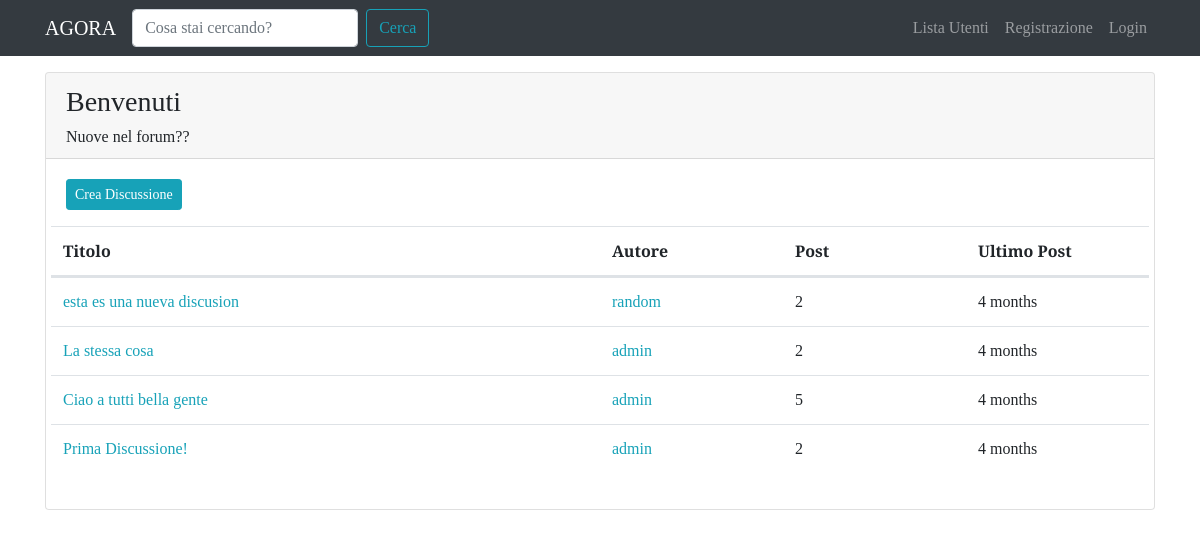
The app's page /forum/sezione/1/ with its own data.
### forum/models.py (models this page shows, shortened)
class Sezione(models.Model):
	nome_sezione = models.CharField(max_length=80)
	descrizione = models.CharField(max_length=150, blank=True, null=True)
	logo_sezione = models.ImageField(blank=True, null=True)
	class Meta:
		verbose_name = 'Sezione'
		verbose_name_plural = 'Sezioni'

class Discussione(models.Model):
	titolo = models.CharField(max_length=120)
	data_creazione = models.DateTimeField(auto_now_add=True)
	autore_discuzione = models.ForeignKey(User, on_delete=models.CASCADE, related_name='discussioni')
	sezione_apparteneza = models.ForeignKey(Sezione, on_delete=models.CASCADE)
	def get_absolute_url(self):
		return reverse('visualizza_discussione', kwargs={'pk': self.pk})
	class Meta:
		verbose_name = 'Discussione'
		verbose_name_plural = 'Discussioni'

class Post(models.Model):
	autore_post = models.ForeignKey(User, on_delete=models.CASCADE, related_name='posts')
	contenuto = models.TextField()
	data_creazione = models.DateTimeField(auto_now_add=True)
	discussione = models.ForeignKey(Discussione, on_delete=models.CASCADE)
	class Meta:
		verbose_name = 'Post'
		verbose_name_plural = 'Posts'

### forum/views.py (the view)
# urls.py: path('sezione/<int:pk>/', views.visualizza_sezione, name='sezione_view'),
def visualizza_sezione(request, pk):
	sezione = get_object_or_404(Sezione, pk=pk)
	discussioni_sezione = Discussione.objects.filter(sezione_apparteneza=sezione).order_by('-data_creazione')
	context = {'sezione': sezione, 'discussioni': discussioni_sezione}
	return render(request, 'forum/singola_sezione.html', context)

### forum/templates/forum/singola_sezione.html
{% extends 'base.html' %}
{% block content %}
	<div class="card my-3">
		<div class="card-header">
			<h3>{{sezione.nome_sezione}}</h3>
			<h6 class="card-text">{{sezione.descrizione }}</h6>
		</div>
		<div class="card-body">
			<a class="btn btn-sm btn-info" href="{% url 'crea_discussione' pk=sezione.pk %}">Crea Discussione</a>
			<table class="table mt-3">
				<thead>
					<tr class="row">
						<th class="col-lg-6 col-4">Titolo</th>
						<th class="col-lg-2 col-3">Autore</th>
						<th class="col-lg-2 col-2">Post</th>
						<th class="col-lg-2 col-3">Ultimo Post</th>
					</tr>
				</thead>
				<tbody>
					<tr class="row">
						{% for discussione in discussioni %}
							<td class="col-lg-6 col-4">
								<a href=" {{discussione.get_absolute_url}} ">{{discussione.titolo}}</a>
							</td>
							<td class="col-lg-2 col-3">
								<a href=" {% url 'user_profile' username=discussione.autore_discuzione.username %} ">{{discussione.autore_discuzione}}</a>
							</td>
							<td class="col-lg-2 col-2">
								{{discussione.post_set.count}}
							</td>
							<td class="col-lg-2 col-3">
								{{ discussione.post_set.last.data_creazione|timesince }}
							</td>
						{% endfor %}
					</tr>
				</tbody>
			</table>
		</div>
	</div>
{% endblock content %}

### templates/base.html (shortened to what this page needs)
{% load static %}
<!doctype html>
<html lang="en">
  <head>
    <link rel="stylesheet" href="https://maxcdn.bootstrapcdn.com/bootstrap/4.0.0/css/bootstrap.min.css">
    <link rel="stylesheet" href="{% static 'css/agora.css' %}">
  </head>
  <body>
    <nav class="navbar navbar-expand-lg navbar-dark bg-dark">
      <div class="container">
        <a class="navbar-brand" href="/">AGORA</a>
        <div class="collapse navbar-collapse" id="navbarSupportedContent">
          <form class="form-inline my-2 my-lg-0" action="{% url 'funzione_cerca' %}">
            <input name="q" class="form-control mr-sm-2" type="search" placeholder="Cosa stai cercando?" aria-label="Search">
            <button class="btn btn-outline-info my-2 my-sm-0" type="submit">Cerca</button>
          </form>
          <ul class="navbar-nav ml-auto">
            <li class="nav-item">
              <a class="nav-link" href="{% url 'user_list' %}">Lista Utenti <span class="sr-only">(current)</span></a>
            </li>
            {% if request.user.is_authenticated %}
              <li class="nav-item dropdown">
                <a class="nav-link dropdown-toggle" href="#" id="navbarDropdown" role="button" data-toggle="dropdown" aria-haspopup="true" aria-expanded="false">
                  {{ request.user.username }}
                </a>
                <div class="dropdown-menu" aria-labelledby="navbarDropdown">
                  <a class="dropdown-item" href="{% url 'user_profile' username=request.user.username %}">Profilo</a>
                  <a class="dropdown-item" href="{% url 'password_change' %}">Aggiorna Password</a>
                  <div class="dropdown-divider"></div>
                  <a class="dropdown-item" href="{% url 'logout' %}">Esci</a>
                </div>
              </li>
            {% else %}
              <li class="nav-item">
                <a class="nav-link" href="{% url 'registration_view' %}">Registrazione</a>
              </li>
              <li class="nav-item">
                <a class="nav-link" href="{% url 'login' %}">Login</a>
              </li>
            {% endif %}
          </ul>
        </div>
      </div>
    </nav>
    <div class="container">
      {% block content %}
      {% endblock content %}
    </div>
  </body>
</html>

### static-storage/css/agora.css (style rules this page uses)
body { font-family: 'Slabo 27px', serif; }
a, a:hover { color: #17a2b8; }

### records on screen
Sezione: nome_sezione "Benvenuti", descrizione "Nuove nel forum??"
Discussione: titolo "esta es una nueva discusion", autore_discuzione "random", post_set.count "2", post_set.last.data_creazione "4 months"
Discussione: titolo "La stessa cosa", autore_discuzione "admin", post_set.count "2", post_set.last.data_creazione "4 months"
Discussione: titolo "Ciao a tutti bella gente", autore_discuzione "admin", post_set.count "5", post_set.last.data_creazione "4 months"
Discussione: titolo "Prima Discussione!", autore_discuzione "admin", post_set.count "2", post_set.last.data_creazione "4 months"
